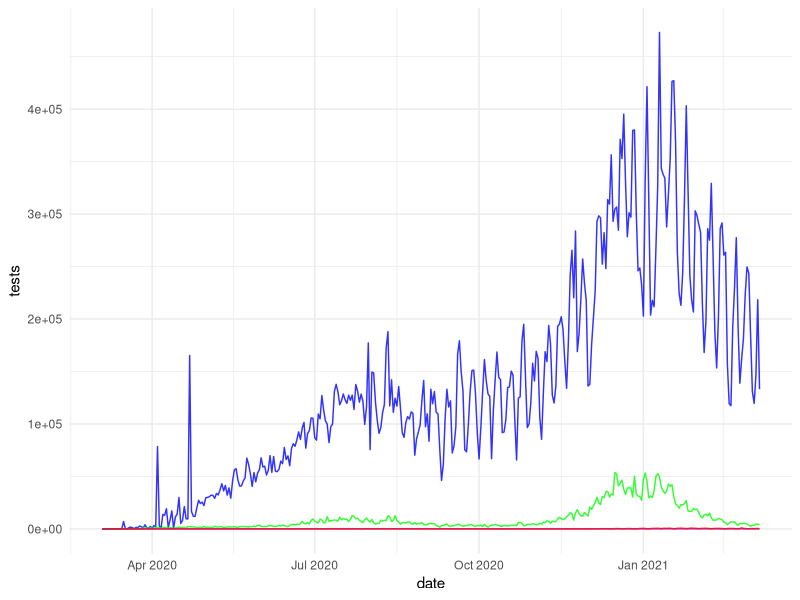
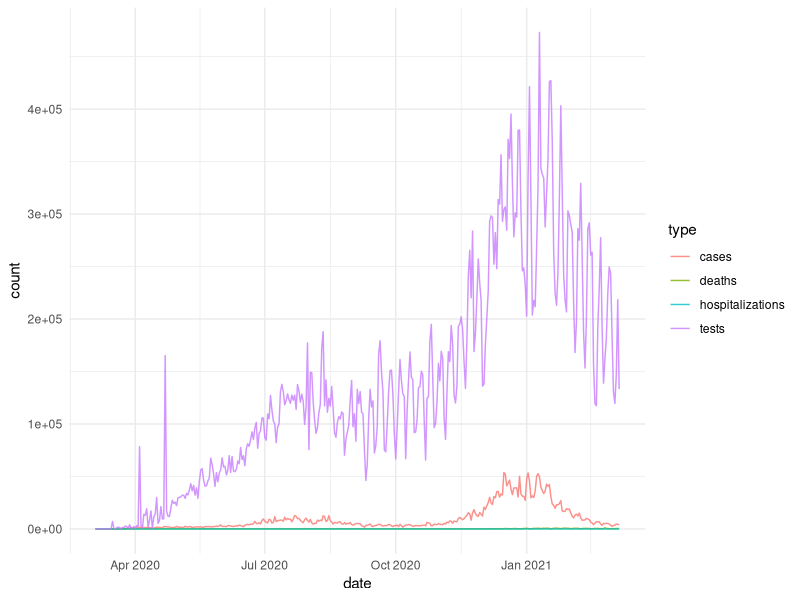
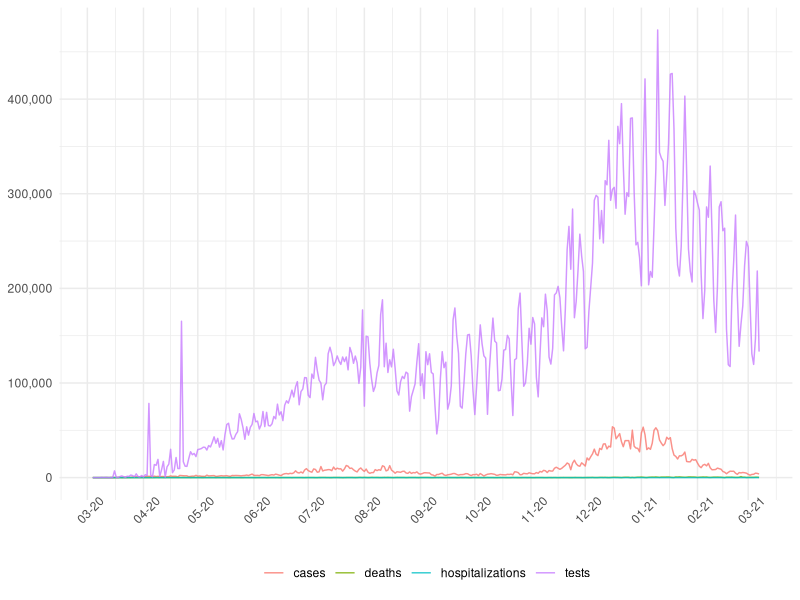

Write R code to recreate these figures, in order.
## ---- chunk 1
# load packages
library(tidyverse)
library(scales)

# read in covid dataset
covid <- read_csv("../data/covid.csv")
## ---- chunk 2
covid_ca <- covid %>% 
  filter(state == "CA")
## ---- chunk 3
head(covid_ca)
## ---- chunk 4
ggplot(covid_ca) +
  geom_line(aes(x = date, y = tests), color = "blue", alpha = 0.8) +
  geom_line(aes(x = date, y = cases), color = "green", alpha = 0.8) + 
  geom_line(aes(x = date, y = hospitalizations), color = "purple", alpha = 0.8) +
  geom_line(aes(x = date, y = deaths), color = "red", alpha = 0.8) +
  theme_minimal()
## ---- chunk 5
head(covid_ca)
## ---- chunk 6
covid_ca_tidy <- covid_ca %>% 
  pivot_longer(cols = tests:deaths,
               names_to = "type",
               values_to = "count")

head(covid_ca_tidy)
## ---- chunk 7
ggplot(covid_ca_tidy, aes(x = date, y = count, color = type)) +
  geom_line(alpha = 0.8) +  
  theme_minimal() 
## ---- chunk 8
ggplot(covid_ca_tidy, aes(x = date, y = count, color = type)) +
  geom_line(alpha = 0.8) + 
  # remove scientific notation
  scale_y_continuous(label = label_comma()) + 
  # change x axis breaks to 1 month intervals and change format of date
  scale_x_date(date_breaks = "1 month", date_labels = "%m-%y") +   
  # remove legend title and axes titles
  labs(color = NULL, y = NULL, x = NULL) + 
  theme_minimal() +
  # move legend to the bottom and angle the x axis labels
  theme(legend.position = "bottom",
        axis.text.x = element_text(angle = 45)) 
